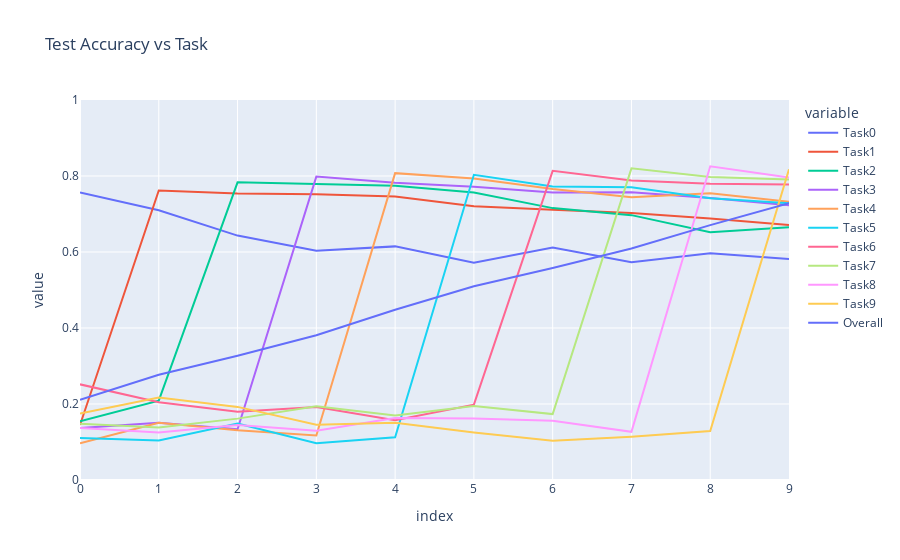

Notebook code for this chart:
### Markdown cell above
## Evaluation accuracies per experience

### Code cell
acc_df = pd.DataFrame(accuracies)
acc_df.index = range(10)

fig = px.line(acc_df, x=acc_df.index, y=acc_df.columns, range_y=[0, 1], title="Test Accuracy vs Task")
fig.show()

### Figure 1 — Plotly figure (JSON) as saved in the notebook; plotly's stock layout.template omitted (floating-point values rounded to 4 significant figures)
{"data": [{"hovertemplate": "variable=Task0<br>index=%{x}<br>value=%{y}<extra></extra>", "legendgroup": "Task0", "line": {"color": "#636efa", "dash": "solid"}, "marker": {"symbol": "circle"}, "mode": "lines", "name": "Task0", "orientation": "v", "showlegend": true, "type": "scatter", "x": [0, 1, 2, 3, 4, 5, 6, 7, 8, 9], "xaxis": "x", "y": [0.7569, 0.71, 0.6432, 0.6034, 0.6148, 0.572, 0.6117, 0.5732, 0.597, 0.5814], "yaxis": "y"}, {"hovertemplate": "variable=Task1<br>index=%{x}<br>value=%{y}<extra></extra>", "legendgroup": "Task1", "line": {"color": "#EF553B", "dash": "solid"}, "marker": {"symbol": "circle"}, "mode": "lines", "name": "Task1", "orientation": "v", "showlegend": true, "type": "scatter", "x": [0, 1, 2, 3, 4, 5, 6, 7, 8, 9], "xaxis": "x", "y": [0.1446, 0.7618, 0.7541, 0.7521, 0.7463, 0.7205, 0.7113, 0.7025, 0.688, 0.6711], "yaxis": "y"}, {"hovertemplate": "variable=Task2<br>index=%{x}<br>value=%{y}<extra></extra>", "legendgroup": "Task2", "line": {"color": "#00cc96", "dash": "solid"}, "marker": {"symbol": "circle"}, "mode": "lines", "name": "Task2", "orientation": "v", "showlegend": true, "type": "scatter", "x": [0, 1, 2, 3, 4, 5, 6, 7, 8, 9], "xaxis": "x", "y": [0.1543, 0.2088, 0.7834, 0.7788, 0.7742, 0.7566, 0.7155, 0.697, 0.6517, 0.6651], "yaxis": "y"}, {"hovertemplate": "variable=Task3<br>index=%{x}<br>value=%{y}<extra></extra>", "legendgroup": "Task3", "line": {"color": "#ab63fa", "dash": "solid"}, "marker": {"symbol": "circle"}, "mode": "lines", "name": "Task3", "orientation": "v", "showlegend": true, "type": "scatter", "x": [0, 1, 2, 3, 4, 5, 6, 7, 8, 9], "xaxis": "x", "y": [0.1371, 0.1508, 0.1336, 0.7984, 0.7822, 0.7714, 0.7564, 0.7574, 0.7421, 0.723], "yaxis": "y"}, {"hovertemplate": "variable=Task4<br>index=%{x}<br>value=%{y}<extra></extra>", "legendgroup": "Task4", "line": {"color": "#FFA15A", "dash": "solid"}, "marker": {"symbol": "circle"}, "mode": "lines", "name": "Task4", "orientation": "v", "showlegend": true, "type": "scatter", "x": [0, 1, 2, 3, 4, 5, 6, 7, 8, 9], "xaxis": "x", "y": [0.0966, 0.1509, 0.1309, 0.1172, 0.8075, 0.7932, 0.7658, 0.7438, 0.7548, 0.7319], "yaxis": "y"}, {"hovertemplate": "variable=Task5<br>index=%{x}<br>value=%{y}<extra></extra>", "legendgroup": "Task5", "line": {"color": "#19d3f3", "dash": "solid"}, "marker": {"symbol": "circle"}, "mode": "lines", "name": "Task5", "orientation": "v", "showlegend": true, "type": "scatter", "x": [0, 1, 2, 3, 4, 5, 6, 7, 8, 9], "xaxis": "x", "y": [0.1105, 0.1038, 0.1488, 0.097, 0.1124, 0.8031, 0.7726, 0.7702, 0.7414, 0.728], "yaxis": "y"}, {"hovertemplate": "variable=Task6<br>index=%{x}<br>value=%{y}<extra></extra>", "legendgroup": "Task6", "line": {"color": "#FF6692", "dash": "solid"}, "marker": {"symbol": "circle"}, "mode": "lines", "name": "Task6", "orientation": "v", "showlegend": true, "type": "scatter", "x": [0, 1, 2, 3, 4, 5, 6, 7, 8, 9], "xaxis": "x", "y": [0.2517, 0.2049, 0.1796, 0.1921, 0.1571, 0.1982, 0.8135, 0.7881, 0.7797, 0.7779], "yaxis": "y"}, {"hovertemplate": "variable=Task7<br>index=%{x}<br>value=%{y}<extra></extra>", "legendgroup": "Task7", "line": {"color": "#B6E880", "dash": "solid"}, "marker": {"symbol": "circle"}, "mode": "lines", "name": "Task7", "orientation": "v", "showlegend": true, "type": "scatter", "x": [0, 1, 2, 3, 4, 5, 6, 7, 8, 9], "xaxis": "x", "y": [0.1483, 0.1383, 0.1615, 0.1938, 0.1699, 0.1944, 0.1734, 0.8201, 0.7973, 0.791], "yaxis": "y"}, {"hovertemplate": "variable=Task8<br>index=%{x}<br>value=%{y}<extra></extra>", "legendgroup": "Task8", "line": {"color": "#FF97FF", "dash": "solid"}, "marker": {"symbol": "circle"}, "mode": "lines", "name": "Task8", "orientation": "v", "showlegend": true, "type": "scatter", "x": [0, 1, 2, 3, 4, 5, 6, 7, 8, 9], "xaxis": "x", "y": [0.1371, 0.125, 0.1446, 0.1298, 0.1631, 0.1617, 0.156, 0.1268, 0.8255, 0.7963], "yaxis": "y"}, {"hovertemplate": "variable=Task9<br>index=%{x}<br>value=%{y}<extra></extra>", "legendgroup": "Task9", "line": {"color": "#FECB52", "dash": "solid"}, "marker": {"symbol": "circle"}, "mode": "lines", "name": "Task9", "orientation": "v", "showlegend": true, "type": "scatter", "x": [0, 1, 2, 3, 4, 5, 6, 7, 8, 9], "xaxis": "x", "y": [0.1749, 0.2173, 0.1924, 0.1457, 0.1507, 0.1252, 0.1031, 0.1137, 0.1289, 0.8175], "yaxis": "y"}, {"hovertemplate": "variable=Overall<br>index=%{x}<br>value=%{y}<extra></extra>", "legendgroup": "Overall", "line": {"color": "#636efa", "dash": "solid"}, "marker": {"symbol": "circle"}, "mode": "lines", "name": "Overall", "orientation": "v", "showlegend": true, "type": "scatter", "x": [0, 1, 2, 3, 4, 5, 6, 7, 8, 9], "xaxis": "x", "y": [0.2112, 0.2772, 0.3272, 0.3808, 0.4478, 0.5096, 0.5579, 0.6093, 0.6706, 0.7283], "yaxis": "y"}], "layout": {"legend": {"title": {"text": "variable"}, "tracegroupgap": 0}, "title": {"text": "Test Accuracy vs Task"}, "xaxis": {"anchor": "y", "domain": [0, 1], "title": {"text": "index"}}, "yaxis": {"anchor": "x", "domain": [0, 1], "range": [0, 1], "title": {"text": "value"}}}}
